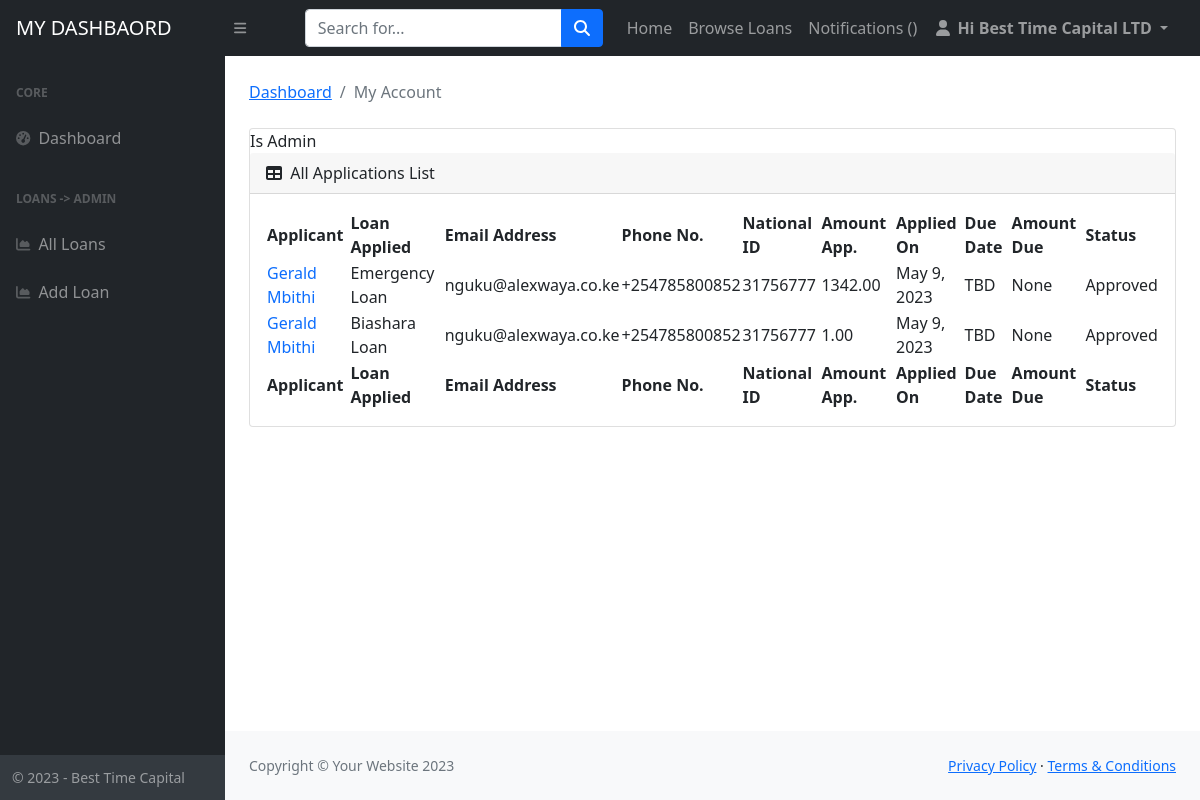
Page /dashboard/ (signed in) on the earlier database version.
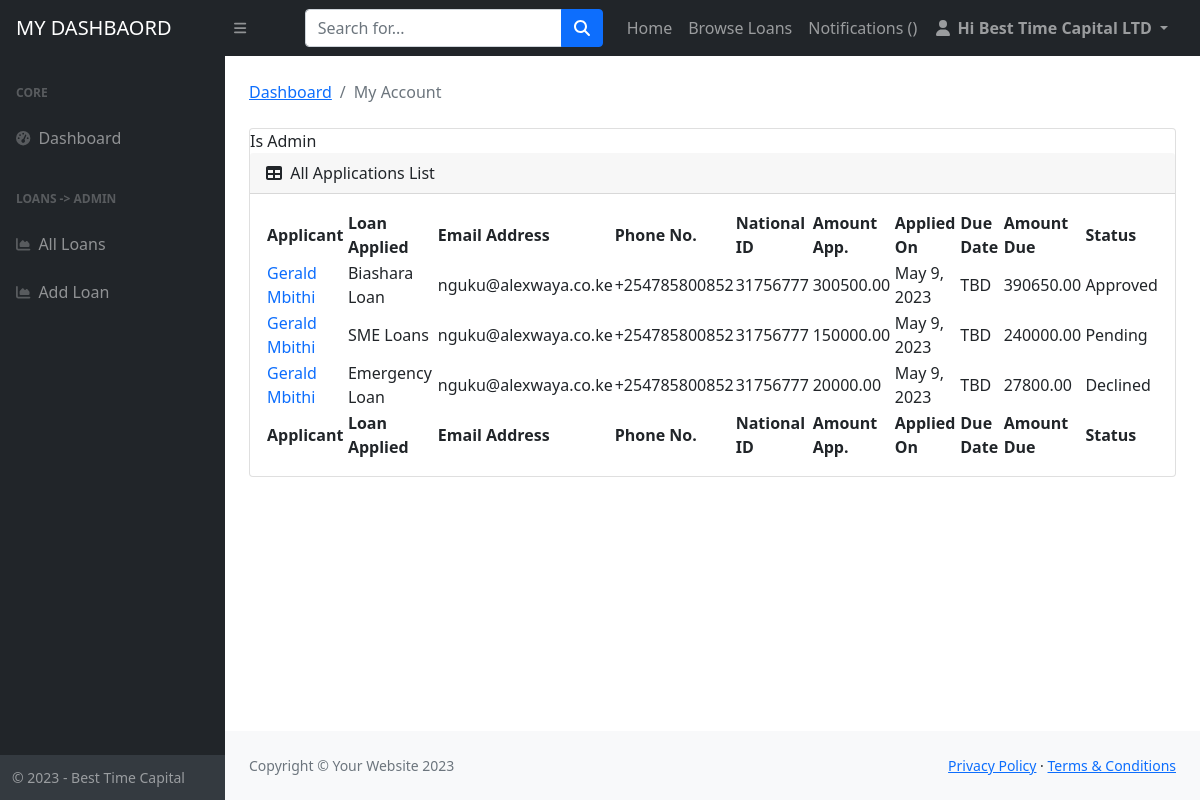
Same page on the later database version.
### pages/models.py (models this page shows, shortened)
class CustomUser(AbstractUser):
    first_name = models.CharField(max_length=255)
    last_name = models.CharField(max_length=255)
    email_id = models.CharField(max_length=255)
    phone_no = models.CharField(max_length=255)
    id_no = models.CharField(max_length=255)

### loans/models.py (models this page shows, shortened)
class Application(models.Model):
    loan = models.ForeignKey(Loans, related_name='applications', on_delete=models.CASCADE)
    amount_applied = models.DecimalField(max_digits=10, decimal_places=2)
    period_applied = models.IntegerField(null=True)
    total_applied = models.DecimalField(max_digits=10, decimal_places=2, null=True, blank=True)
    status = models.CharField(choices=STATUS, max_length=50, default='Pending')
    created_by = models.ForeignKey(CustomUser, related_name='applications', on_delete=models.CASCADE)
    created_at = models.DateTimeField(auto_now_add=True)

class Loans(models.Model):
    loan_title = models.CharField(max_length=255)
    loan_description = models.TextField()
    interest = models.IntegerField()
    thumbnail = models.ImageField(upload_to ='uploads/')
    created_by = models.ForeignKey(CustomUser, related_name='loans', on_delete=models.CASCADE)
    created_at = models.DateTimeField(auto_now_add=True)
    changed_at = models.DateTimeField(auto_now=True)

### userprofile/views.py (the view)
# urls.py: path('dashboard/', dashboard, name="dashboard"),
@login_required
def dashboard(request):
    applications = Application.objects.all().order_by('-created_at')
    context = {
        "applications": applications,
        "userprofile": request.user.userprofile,
        }
    return render(request, 'userprofile/index_dashboard.html', context)

### userprofile/templates/userprofile/index_dashboard.html (shortened to what this page needs)
{% extends "base_dashboard.html" %}
{% load static %}
{% block dashboard_content %}
<main>
    <div class="container-fluid px-4" ng-app="myApp" ng-controller="myCtrl">
            <ol class="breadcrumb mb-4">
                <li class="breadcrumb-item"><a href="">Dashboard</a></li>
                <li class="breadcrumb-item active">My Account</li>
            </ol>
        <div class="card mb-4">
        {% if userprofile.is_employer %}
        Is Admin
            <div class="card-header">
                <i class="fas fa-table me-1"></i>
                All Applications List
            </div>
                <div class="card-body">
                    <table id="datatablesSimple">
                        <thead>
                            <tr>
                                <th>Applicant</th>
                                <th>Loan Applied</th>
                                <th>Email Address</th>
                                <th>Phone No.</th>
                                <th>National ID</th>
                                <th>Amount App.</th>
                                <th>Applied On</th>
                                <th>Due Date</th>
                                <th>Amount Due</th>
                                <th>Status</th>
                            </tr>
                        </thead>
                        <tfoot>
                            <tr>
                                <th>Applicant</th>
                                <th>Loan Applied</th>
                                <th>Email Address</th>
                                <th>Phone No.</th>
                                <th>National ID</th>
                                <th>Amount App.</th>
                                <th>Applied On</th>
                                <th>Due Date</th>
                                <th>Amount Due</th>
                                <th>Status</th>
                            </tr>
                        </tfoot>
                        <tbody>
                            {% for application in applications %}
                            <tr>
                                <td><a style="text-decoration: none;" href="{% url 'loan_application_review' application.id %}">{{ application.created_by.first_name }} {{ application.created_by.last_name }}</a></td>
                                <td>{{ application.loan.loan_title }}</td>
                                <td>{{ application.created_by.email_id }}</td>
                                <td>{{ application.created_by.phone_no }}</td>
                                <td>{{ application.created_by.id_no }}</td>
                                <td>{{ application.amount_applied }}</td>
                                <td>{{ application.created_at | date }}</td>
                                <td>TBD</td>
                                <td>{{ application.total_applied }}</td>
                                <td>{{ application.status }}</td>
                            {% empty %}
                                    <p>You haven't listed any loans yet</p>
                            </tr>
                            {% endfor %}
                        </tbody>
                    </table>
                </div>
        {% endif %}
        </div>
    </div>
</main>
{% endblock dashboard_content %}

### templates/base_dashboard.html (shortened to what this page needs)
{% load static %}
<!DOCTYPE html>
<html lang="en">
    <head>
        <link href="https://cdn.jsdelivr.net/npm/simple-datatables@latest/dist/style.css" rel="stylesheet" />
        <link href="{% static 'dashboard/css/styles.css' %}" rel="stylesheet" />
    </head>
    <body class="sb-nav-fixed">
        <nav class="sb-topnav navbar navbar-expand navbar-dark bg-dark">
            <a class="navbar-brand ps-3" href="{% url 'dashboard' %}">MY DASHBAORD</a>
            <button class="btn btn-link btn-sm order-1 order-lg-0 me-4 me-lg-0" id="sidebarToggle" href="#!"><i class="fas fa-bars"></i></button>
            <form class="d-none d-md-inline-block form-inline ms-auto me-0 me-md-3 my-2 my-md-0">
                <div class="input-group">
                    <input class="form-control" type="text" placeholder="Search for..." aria-label="Search for..." aria-describedby="btnNavbarSearch" />
                    <button class="btn btn-primary" id="btnNavbarSearch" type="button"><i class="fas fa-search"></i></button>
                </div>
            </form>
            <ul class="navbar-nav ms-auto ms-md-0 me-3 me-lg-4">
                <li><a class="nav-link" href="/">Home</a></li>
                <li><a class="nav-link" href="{% url 'all_loans' %}">Browse Loans</a></li>
                <li><a class="nav-link" href="">Notifications ({{ notifications.count }})</a></li>
                <li class="nav-item dropdown">
                    <a class="nav-link dropdown-toggle text-capitalize" id="navbarDropdown" href="#" role="button" data-bs-toggle="dropdown" aria-expanded="false"><i class="fas fa-user fa-fw"></i>
                        <b>Hi {{ user.first_name }} {{ user.last_name }}</b>
                    </a>
                </li>
            </ul>
        </nav>
        <div id="layoutSidenav">
            <div id="layoutSidenav_nav">
                <nav class="sb-sidenav accordion sb-sidenav-dark" id="sidenavAccordion">
                    <div class="sb-sidenav-menu">
                        <div class="nav">
                            <div class="sb-sidenav-menu-heading">Core</div>
                            <a class="nav-link" href="{% url 'dashboard' %}">
                                <div class="sb-nav-link-icon"><i class="fas fa-tachometer-alt"></i></div>
                                Dashboard
                            </a>
                            {% if request.user.userprofile.is_employer %}
                            <div class="sb-sidenav-menu-heading">Loans -> Admin</div>
                            <a class="nav-link" href="{% url 'all_loans_admin' %}">
                                <div class="sb-nav-link-icon"><i class="fas fa-chart-area"></i></div>
                                All Loans
                            </a>
                            <a class="nav-link" href="{% url 'add_loan' %}">
                                <div class="sb-nav-link-icon"><i class="fas fa-chart-area"></i></div>
                                Add Loan
                            </a>
                            {% endif %}
                        </div>
                    </div>
                    <div class="sb-sidenav-footer">
                        <div class="small">&copy; 2023 - Best Time Capital</div>
                    </div>
                </nav>
            </div>
            <div id="layoutSidenav_content">
                {% block dashboard_content %}
                {% endblock dashboard_content %}
                <footer class="py-4 bg-light mt-auto">
                    <div class="container-fluid px-4">
                        <div class="d-flex align-items-center justify-content-between small">
                            <div class="text-muted">Copyright &copy; Your Website 2023</div>
                            <div>
                                <a href="#">Privacy Policy</a>
                                &middot;
                                <a href="#">Terms &amp; Conditions</a>
                            </div>
                        </div>
                    </div>
                </footer>
            </div>
        </div>
    </body>
</html>

Differences in the rows shown:
removed Application: created_by.first_name "Gerald", created_by.last_name "Mbithi", loan.loan_title "Emergency Loan", created_by.email_id "nguku@alexwaya.co.ke", created_by.phone_no "+254785800852", created_by.id_no "31756777", amount_applied "1342.00", created_at "May 9, 2023", total_applied "None", status "Approved"
removed Application: created_by.first_name "Gerald", created_by.last_name "Mbithi", loan.loan_title "Biashara Loan", created_by.email_id "nguku@alexwaya.co.ke", created_by.phone_no "+254785800852", created_by.id_no "31756777", amount_applied "1.00", created_at "May 9, 2023", total_applied "None", status "Approved"
added Application: created_by.first_name "Gerald", created_by.last_name "Mbithi", loan.loan_title "Biashara Loan", created_by.email_id "nguku@alexwaya.co.ke", created_by.phone_no "+254785800852", created_by.id_no "31756777", amount_applied "300500.00", created_at "May 9, 2023", total_applied "390650.00", status "Approved"
added Application: created_by.first_name "Gerald", created_by.last_name "Mbithi", loan.loan_title "SME Loans", created_by.email_id "nguku@alexwaya.co.ke", created_by.phone_no "+254785800852", created_by.id_no "31756777", amount_applied "150000.00", created_at "May 9, 2023", total_applied "240000.00", status "Pending"
added Application: created_by.first_name "Gerald", created_by.last_name "Mbithi", loan.loan_title "Emergency Loan", created_by.email_id "nguku@alexwaya.co.ke", created_by.phone_no "+254785800852", created_by.id_no "31756777", amount_applied "20000.00", created_at "May 9, 2023", total_applied "27800.00", status "Declined"
